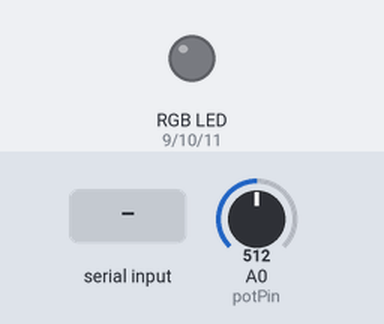
Simulated run of this sketch. Board: Arduino Uno, built with avr-gcc and run on an emulated ATmega328P. Shown: an RGB LED mixed from three pins (HIGH = lit). The inputs (shaded band) are chosen by the test bench; at power-on: A0 (potPin) = 512. Dim RGB values are drawn brighter than linear; what the sketch prints to the serial monitor is not drawn.

Above: at 1.2 s.
1.3 s: "r" received over Serial
At 3.5 s:
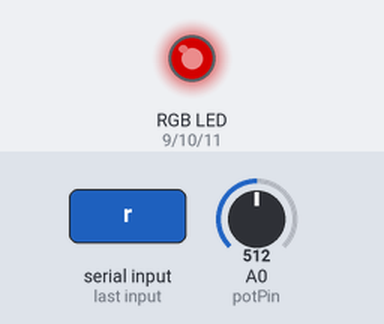
3.8 s: "g" received over Serial
At 5.3 s:
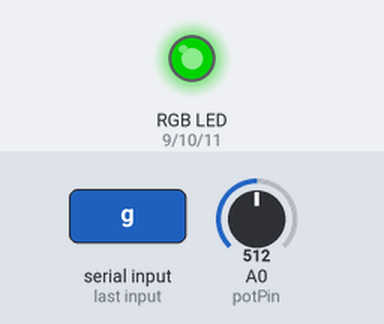
6.3 s: A0 (potPin) set to 716
At 7.5 s:
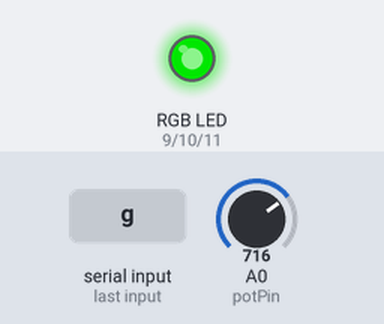
7.8 s: "b" received over Serial
At 9.6 s:
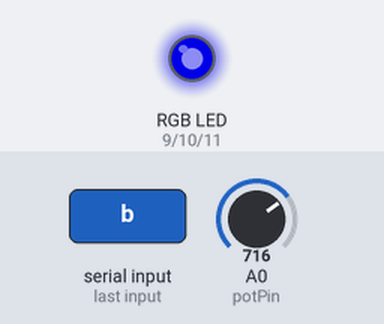
10.3 s: "m" received over Serial
At 12.5 s:
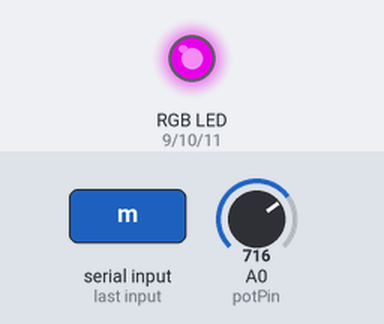
12.8 s: "y" received over Serial
At 14.6 s:
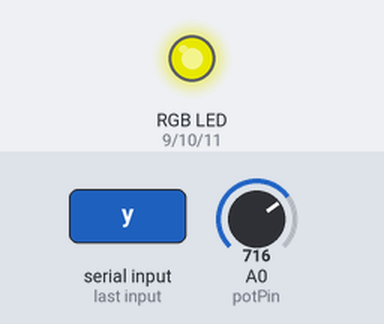
Timing chart, 0 to 16.1 s (numbered marks = the images above; inputs shaded):
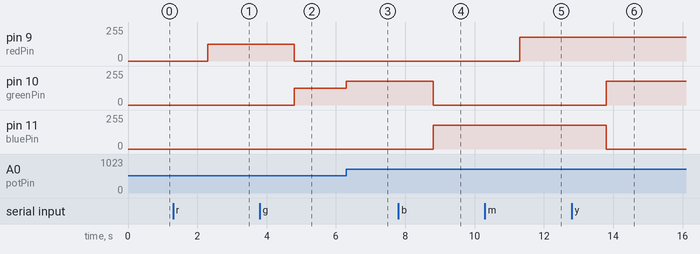

Measured:
- after the input at 1.3 s, pin 9 (redPin): 0/255 → 127/255 after 1.0 s
- after the input at 3.8 s, pin 9 (redPin): 127/255 → 0/255 after 1.0 s; pin 10 (greenPin): 0/255 → 127/255 after 1.0 s
- after the input at 6.3 s, pin 10 (greenPin): 127/255 → 178/255 at once
- after the input at 7.8 s, pin 10 (greenPin): 178/255 → 0/255 after 1.0 s; pin 11 (bluePin): 0/255 → 178/255 after 1.0 s
- after the input at 10.3 s, pin 9 (redPin): 0/255 → 178/255 after 1.0 s
- after the input at 12.8 s, pin 10 (greenPin): 0/255 → 178/255 after 1.0 s; pin 11 (bluePin): 178/255 → 0/255 after 1.0 s

The sketch:

RGB_LED.ino
```cpp
int redPin = 9;
int greenPin = 10;
int bluePin = 11;
int potPin = A0;
int dt = 500;
int potVal;
float brightness;

String msg = "Choose color (R/G/B/M/Y/C/W): ";
String errMsg = "Error! Type valid color! (R/G/B/M/Y/C/W) ";
String colSel;


void setup() {
  // put your setup code here, to run once:
  pinMode(redPin, OUTPUT);
  pinMode(greenPin, OUTPUT);
  pinMode(bluePin, OUTPUT);
  pinMode(potPin, INPUT);
  Serial.begin(9600);
}


void loop() {
  // put your main code here, to run repeatedly:

  Serial.print(msg);

  while (Serial.available() == 0) {
    potVal = analogRead(potPin);
    brightness = potVal * (255.0 / 1023.0);

    if (colSel == "r") {
      analogWrite(redPin, brightness);
      digitalWrite(greenPin, LOW);
      digitalWrite(bluePin, LOW);
      break;
    }
    else if (colSel == "g") {
      digitalWrite(redPin, LOW);
      analogWrite(greenPin, brightness);
      digitalWrite(bluePin, LOW);
    }
    else if (colSel == "b") {
      digitalWrite(redPin, LOW);
      digitalWrite(greenPin, LOW);
      analogWrite(bluePin, brightness);
    }
    else if (colSel == "m") {
      analogWrite(redPin, brightness);
      digitalWrite(greenPin, LOW);
      analogWrite(bluePin, brightness);
    }
    else if (colSel == "y") {
      analogWrite(redPin, brightness);
      analogWrite(greenPin, brightness);
      digitalWrite(bluePin, LOW);
    }
    else if (colSel == "c") {
      digitalWrite(redPin, LOW);
      analogWrite(greenPin, brightness);
      analogWrite(bluePin, brightness);
    }
    else if (colSel == "w") {
      analogWrite(redPin, brightness);
      analogWrite(greenPin, brightness);
      analogWrite(bluePin, brightness);
    }
  }

  colSel = Serial.readString();
  Serial.print(colSel);
  Serial.print(" Brightness = ");
  Serial.println(brightness);


}
```
